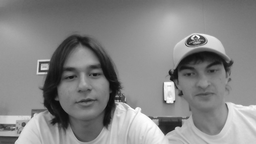
#> input picture saves/capture/capture0.bmp, 256 x 144 px, shrunk from 1280 x 720 before the run
$ python kreuzer.py
#> lines starting #> are read from the running program, lines starting #| are printed output that depends on the picture
import numpy as np
from numpy.fft import fftshift, fft2, ifftshift, ifftn
from _3DHR_Utilities import *
import matplotlib.pyplot as plt


# [35 lines left out: function ang_spectrum, not called in this run]

def filtcosenoF(par, fi):
    # Coordenadas
    Xfc, Yfc = np.meshgrid(np.linspace(-fi/2, fi/2, fi), np.linspace(fi/2, -fi/2, fi))

    # Normalizar coordenadas en intervalo (-pi, pi) y crear filtros en direcciones horizontal y vertical
    FC1 = np.cos(Xfc * (np.pi / par) * (1 / np.max(np.abs(Xfc))))**2
    FC2 = np.cos(Yfc * (np.pi / par) * (1 / np.max(np.abs(Yfc))))**2

    # Intersecar ambas direcciones
    FC = (FC1 > 0) * FC1 * (FC2 > 0) * FC2

    # Re-escalar de 0 a 1
    FC = FC / np.max(FC)

    # plt.imshow(FC, cmap='gray')
    # plt.show()

    return FC

# [37 lines left out: functions normalize, point_src, not called in this run]

def prepairholoF(CH_m, xop, yop, Xp, Yp):
    """
    Función para preparar el holograma usando la interpolación del vecino más cercano.

    Parámetros:
    CH_m -- Matriz del holograma original
    xop, yop -- Coordenadas del centro del holograma
    Xp, Yp -- Nuevas coordenadas

    Retorna:
    CHp_m -- Holograma preparado
    """
    row, _ = CH_m.shape

    # Nuevas coordenadas medidas en unidades de -2*xop/(row) (tamaño de píxel)
    Xcoord = (Xp - xop) / (-2 * xop / row)
    Ycoord = (Yp - yop) / (-2 * xop / row)

    # Encontrar el entero más bajo (aproximación hacia abajo)
    iXcoord = np.floor(Xcoord).astype(int)
    iYcoord = np.floor(Ycoord).astype(int)

    # Asegurarse de que no haya posiciones de píxeles nulas
    iXcoord[iXcoord == 0] = 1
    iYcoord[iYcoord == 0] = 1

    # Calcular la fracción para la interpolación
    x1frac = (iXcoord + 1.0) - Xcoord  # Valor superior al entero
    x2frac = 1.0 - x1frac              # Valor inferior al entero
    y1frac = (iYcoord + 1.0) - Ycoord
    y2frac = 1.0 - y1frac

    # Correspondencia de áreas de píxeles en cada dirección
    x1y1 = x1frac * y1frac
    x1y2 = x1frac * y2frac
    x2y1 = x2frac * y1frac
    x2y2 = x2frac * y2frac

    # Pre-asignar la matriz del holograma preparado
    CHp_m = np.zeros((row, row), dtype=complex)

    # Preparar el holograma (cada píxel remapeado)
    for it in range(row - 2):
        for jt in range(row - 2):
            CHp_m[iYcoord[it, jt], iXcoord[it, jt]] += (x1y1[it, jt]) * CH_m[it, jt]
            CHp_m[iYcoord[it, jt], iXcoord[it, jt] + 1] += (x2y1[it, jt]) * CH_m[it, jt]
            CHp_m[iYcoord[it, jt] + 1, iXcoord[it, jt]] += (x1y2[it, jt]) * CH_m[it, jt]
            CHp_m[iYcoord[it, jt] + 1, iXcoord[it, jt] + 1] += (x2y2[it, jt]) * CH_m[it, jt]

    return CHp_m


def kreuzer3F(CH_m, z, L, lambda_, deltax, deltaX, FC):
    """
    Función para reconstruir un holograma "in-line" usando la metodología de
    la patente de Jürgen Kreuzer.

    Parámetros:
    CH_m -- Matriz del holograma
    z -- Distancia de propagación
    L -- Longitud
    lambda_ -- Longitud de onda
    deltax, deltaX -- Tamaños de los píxeles en las respectivas etapas
    FC -- Filtro de coseno
    filename -- Nombre del archivo para guardar o cargar el holograma preparado

    Retorna:
    K -- Holograma reconstruido
    """

    # Tamaño de la matriz
    row = CH_m.shape[0]

    # Parámetros
    k = 2 * np.pi / lambda_
    W = deltax * row

    deltaY = deltaX

    # Coordenadas de la matriz
    X, Y = np.meshgrid(np.arange(1, row+1), np.arange(1, row+1))

    # Coordenadas de origen del holograma
    xo = -W / 2
    yo = -W / 2

    # Coordenadas de origen del holograma preparado
    xop = xo * L / np.sqrt(L**2 + xo**2)
    yop = yo * L / np.sqrt(L**2 + yo**2)

    # Tamaño del píxel para el holograma preparado
    deltaxp = xop / (-row / 2)
    deltayp = deltaxp

    # Coordenadas de origen para el plano de reconstrucción
    Xo = -deltaX * (row) / 2
    Yo = -deltaX * (row) / 2

    # Coordenadas Xp y Yp
    Xp = (deltax * (X - row/2) * L) / np.sqrt(L**2 + (deltax**2) * (X - row/2)**2 + (deltax**2) * (Y - row/2)**2)
    Yp = (deltax * (Y - row/2) * L) / np.sqrt(L**2 + (deltax**2) * (X - row/2)**2 + (deltax**2) * (Y - row/2)**2)

    CHp_m = prepairholoF(CH_m, xop, yop, Xp, Yp)

    # Fase de propagación
    Rp = np.sqrt(L**2 - (deltaxp*X + xop)**2 - (deltayp*Y + yop)**2)
    r = np.sqrt((deltaX**2) * ((X - row/2)**2 + (Y - row/2)**2) + z**2)

    CHp_m *= ((L / Rp)**4) * np.exp(-0.5j * k * (r**2 - 2*z*L) * Rp / (L**2))

    # Padding constante
    pad = row // 2

    # Padding en el filtro de coseno
    FC_padded = np.pad(FC, ((pad, pad), (pad, pad)), mode='constant')

    # Primera transformación
    T1 = CHp_m * np.exp((1j * k / (2 * L)) * (2*Xo*X*deltaxp + 2*Yo*Y*deltayp + (X**2)*deltaxp*deltaX + (Y**2)*deltayp*deltaY))
    T1 = np.pad(T1, ((pad, pad), (pad, pad)), mode='constant')
    T1 = fftshift(fft2(fftshift(T1 * FC_padded)))

    # Segunda transformación
    T2 = np.exp(-1j * (k / (2 * L)) * ((X - row/2)**2 * deltaxp * deltaX + (Y - row/2)**2 * deltayp * deltaY))
    T2 = np.pad(T2, ((pad, pad), (pad, pad)), mode='constant')
    T2 = fftshift(fft2(fftshift(T2 * FC_padded)))

    # Tercera transformación
    K = ifftshift(ifftn(ifftshift(T2 * T1)))
    K = K[pad:pad+row, pad:pad+row]

    return K


holo_contrast = plt.imread('saves/capture/capture0.bmp')
#> holo_contrast is the input picture: shape (144, 256); min 9, max 255, mean 133.6

# Función de reconstrucción DLHM (Método de Kreuzer)
def reconstruct(hologram, z, L, lambda_, dx):
    fi, co = hologram.shape
    dX = (z) * dx / L  # Tamaño de pixel en el plano de reconstrucción

    FC = filtcosenoF(100, fi)

    K = kreuzer3F(hologram, z, L, lambda_, dx, dX, FC)

    amplitude = np.abs(K)
    phase = np.angle(K)

    return K, amplitude, phase, dX


# Visualización de imágenes
def show_image(image, title):
    plt.figure(figsize=(10, 10))
    plt.imshow(image, cmap='gray')
    plt.title(title)
    plt.axis('equal')
    plt.show()


# Parámetros geométricos
z_rec = 2e-3
L = 15e-3
dx = 3.45e-6
lambda_blue = 457e-9

# Bucle para encontrar la mejor reconstrucción compensada
for z_rec in np.arange(1e-3, 3e-3, 0.1e-3):
    K, amplitude, phase, dX = reconstruct(holo_contrast, z_rec, L, lambda_blue, dx)
    show_image(amplitude**2, f'Amplitude at z_rec = {z_rec*1e3} mm')
#> this loop made 20 passes
#> dX on passes 1 to 12: 2.3e-07, 2.53e-07, 2.76e-07, 2.99e-07, 3.22e-07, 3.45e-07, 3.68e-07, 3.91e-07, 4.14e-07, 4.37e-07, 4.6e-07, 4.83e-07
#> pass 1, in prepairholoF, `Xcoord = (Xp - xop) / (-2 * xop / row)`:
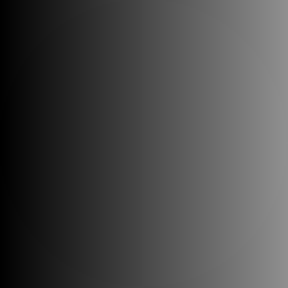
#> Xcoord: shape (144, 144) float64 (shown 2 times larger); min 1, max 144, mean 72.5
#> pass 1, in prepairholoF, `Ycoord = (Yp - yop) / (-2 * xop / row)`:
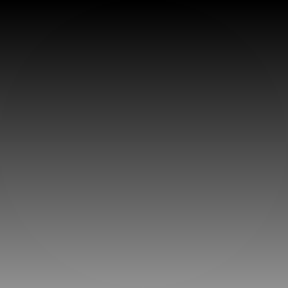
#> Ycoord: shape (144, 144) float64 (shown 2 times larger); min 1, max 144, mean 72.5
#> pass 1, in prepairholoF, `iYcoord = np.floor(Ycoord).astype(int)`:
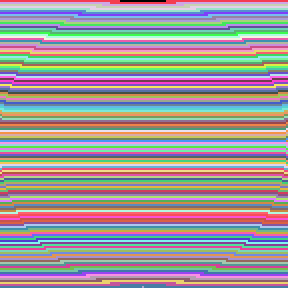
#> iYcoord: shape (144, 144) int64 (shown 2 times larger); 145 distinct labels, from 0 to 144; one colour per label, 0 black
#> pass 1, in show_image, `plt.show()`:
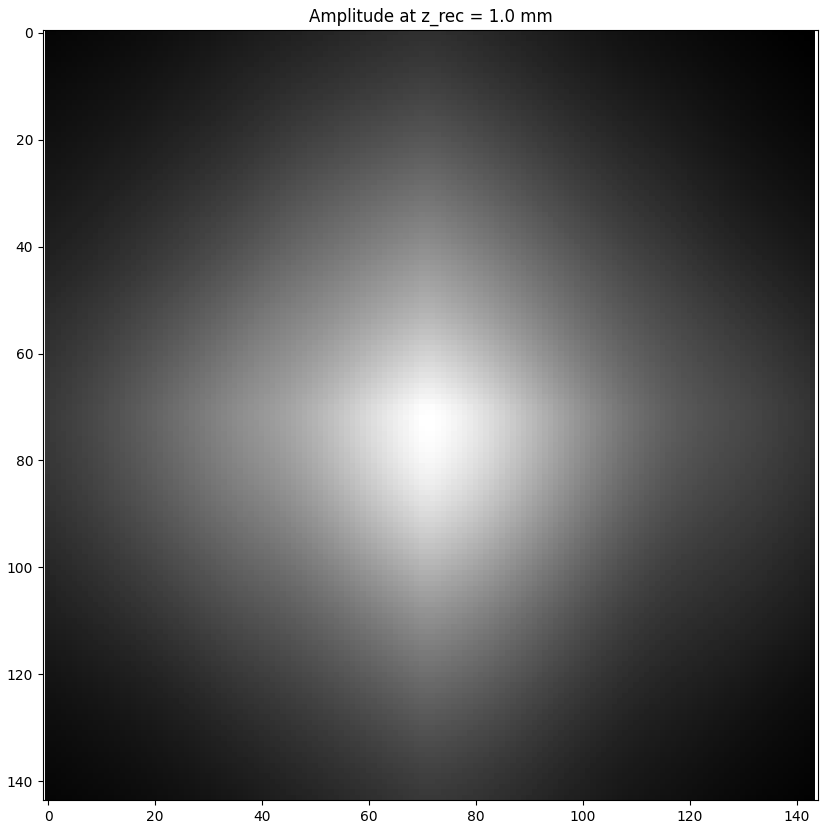
#> figure drawn by matplotlib, 1 panel

# Compensación de la fase esférica
z_ini = 30e-3
z_fin = 50e-3
z_step = 1e-3
#> (the run stopped early here; a loop or call above may not have finished)

$ run again, with saves/capture/capture10.bmp copied over saves/capture/capture0.bmp
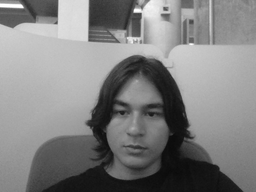
#> input picture saves/capture/capture10.bmp, 256 x 192 px, shrunk from 640 x 480 before the run
#> holo_contrast is the input picture: shape (192, 256); min 10, max 255, mean 128.6
#> the loop `for z_rec in np.arange(1e-3, 3e-3, 0.1e-3):` made 20 passes
#> dX on passes 1 to 8: 2.3e-07, 2.53e-07, 2.76e-07, 2.99e-07, 3.22e-07, 3.45e-07, 3.68e-07, 3.91e-07
#> pass 1, in prepairholoF, `iYcoord = np.floor(Ycoord).astype(int)`:
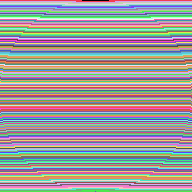
#> iYcoord: shape (192, 192) int64; 193 distinct labels, from 0 to 192; one colour per label, 0 black
#> pass 2, in show_image (call 2), `plt.show()`:
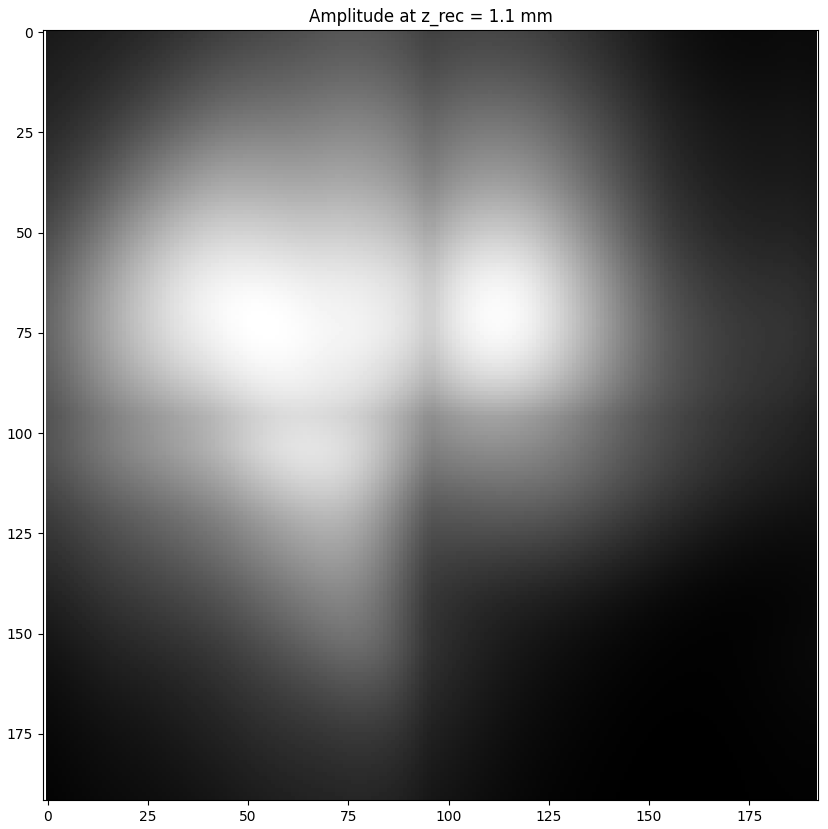
#> figure drawn by matplotlib, 1 panel
